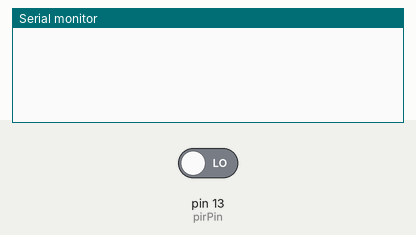
A sketch run on a simulated Arduino Uno, built with avr-gcc and run on an emulated ATmega328P. Parts: the last lines printed to the serial monitor. The inputs (shaded band) are chosen by the test bench; at power-on: pin 13 (pirPin) LOW.

Above: at 1.2 s.
1.3 s: pin 13 (pirPin) driven HIGH
At 2.3 s:
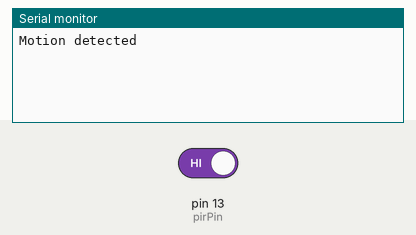
2.8 s: pin 13 (pirPin) driven LOW
At 3.4 s:
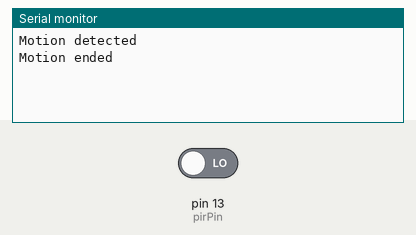

The sketch:

iiot_3_1.ino
```cpp
int pirPin = 13;
int pirState = LOW;
int val = 0;

void setup() {
  Serial.begin(115200);
  pinMode(pirPin, INPUT);
}

void loop() {
  val = digitalRead(pirPin);

  if (val == HIGH) {
    if (pirState == LOW) {
      Serial.println("Motion detected");
      pirState = HIGH;
    }
  } else {
    if (pirState == HIGH) {
      Serial.println("Motion ended");
      pirState = LOW;
    }
  }

  delay(100);
}
```

Measured:
- after the input at 1.3 s, the serial monitor: prints a new line at once (image 1)
- after the input at 2.8 s, the serial monitor: prints a new line at once (image 2)
